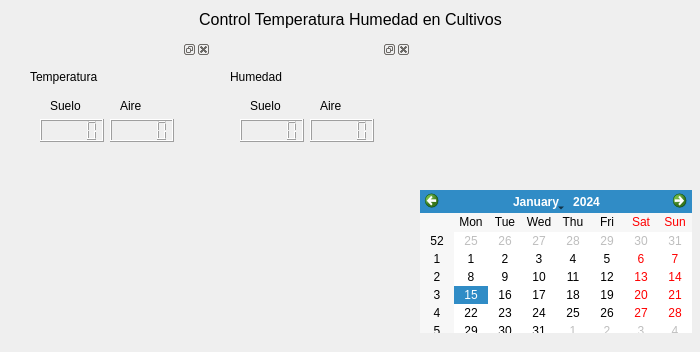
<?xml version="1.0" encoding="UTF-8"?>
<ui version="4.0">
 <class>Form</class>
 <widget class="QWidget" name="Form">
  <property name="geometry">
   <rect>
    <x>0</x>
    <y>0</y>
    <width>700</width>
    <height>352</height>
   </rect>
  </property>
  <property name="windowTitle">
   <string>Control [Temperatura - Humedad]</string>
  </property>
  <widget class="QCalendarWidget" name="calendarWidget">
   <property name="geometry">
    <rect>
     <x>420</x>
     <y>190</y>
     <width>272</width>
     <height>143</height>
    </rect>
   </property>
  </widget>
  <widget class="QDockWidget" name="dockWidget">
   <property name="geometry">
    <rect>
     <x>10</x>
     <y>40</y>
     <width>201</width>
     <height>301</height>
    </rect>
   </property>
   <widget class="QWidget" name="dockWidgetContents">
    <widget class="QLabel" name="label">
     <property name="geometry">
      <rect>
       <x>20</x>
       <y>10</y>
       <width>91</width>
       <height>16</height>
      </rect>
     </property>
     <property name="text">
      <string>Temperatura</string>
     </property>
    </widget>
    <widget class="QLCDNumber" name="ui_Display_tempS">
     <property name="geometry">
      <rect>
       <x>30</x>
       <y>60</y>
       <width>64</width>
       <height>23</height>
      </rect>
     </property>
    </widget>
    <widget class="QLabel" name="label_3">
     <property name="geometry">
      <rect>
       <x>110</x>
       <y>40</y>
       <width>57</width>
       <height>14</height>
      </rect>
     </property>
     <property name="text">
      <string>Aire</string>
     </property>
    </widget>
    <widget class="QwtThermo" name="ui_termoTempS">
     <property name="geometry">
      <rect>
       <x>20</x>
       <y>90</y>
       <width>71</width>
       <height>181</height>
      </rect>
     </property>
     <property name="fillBrush">
      <brush brushstyle="SolidPattern">
       <color alpha="255">
        <red>0</red>
        <green>0</green>
        <blue>192</blue>
       </color>
      </brush>
     </property>
     <property name="maxValue">
      <double>60.000000000000000</double>
     </property>
     <property name="value">
      <double>0.000000000000000</double>
     </property>
    </widget>
    <widget class="QwtThermo" name="ui_termoTempA">
     <property name="geometry">
      <rect>
       <x>90</x>
       <y>90</y>
       <width>71</width>
       <height>181</height>
      </rect>
     </property>
     <property name="maxValue">
      <double>60.000000000000000</double>
     </property>
    </widget>
    <widget class="QLabel" name="label_2">
     <property name="geometry">
      <rect>
       <x>40</x>
       <y>40</y>
       <width>57</width>
       <height>14</height>
      </rect>
     </property>
     <property name="text">
      <string>Suelo</string>
     </property>
    </widget>
    <widget class="QLCDNumber" name="ui_Display_tempA">
     <property name="geometry">
      <rect>
       <x>100</x>
       <y>60</y>
       <width>64</width>
       <height>23</height>
      </rect>
     </property>
    </widget>
   </widget>
  </widget>
  <widget class="QDockWidget" name="dockWidget_2">
   <property name="geometry">
    <rect>
     <x>210</x>
     <y>40</y>
     <width>201</width>
     <height>301</height>
    </rect>
   </property>
   <widget class="QWidget" name="dockWidgetContents_2">
    <widget class="QLabel" name="label_4">
     <property name="geometry">
      <rect>
       <x>20</x>
       <y>10</y>
       <width>91</width>
       <height>16</height>
      </rect>
     </property>
     <property name="text">
      <string>Humedad</string>
     </property>
    </widget>
    <widget class="QLCDNumber" name="ui_Display_huS">
     <property name="geometry">
      <rect>
       <x>30</x>
       <y>60</y>
       <width>64</width>
       <height>23</height>
      </rect>
     </property>
    </widget>
    <widget class="QLabel" name="label_5">
     <property name="geometry">
      <rect>
       <x>110</x>
       <y>40</y>
       <width>57</width>
       <height>14</height>
      </rect>
     </property>
     <property name="text">
      <string>Aire</string>
     </property>
    </widget>
    <widget class="QwtThermo" name="ui_termoHuS">
     <property name="geometry">
      <rect>
       <x>20</x>
       <y>90</y>
       <width>71</width>
       <height>181</height>
      </rect>
     </property>
     <property name="maxValue">
      <double>100.000000000000000</double>
     </property>
    </widget>
    <widget class="QwtThermo" name="ui_termoHuA">
     <property name="geometry">
      <rect>
       <x>90</x>
       <y>90</y>
       <width>71</width>
       <height>181</height>
      </rect>
     </property>
     <property name="maxValue">
      <double>100.000000000000000</double>
     </property>
     <property name="pipeWidth">
      <number>5</number>
     </property>
    </widget>
    <widget class="QLabel" name="label_6">
     <property name="geometry">
      <rect>
       <x>40</x>
       <y>40</y>
       <width>57</width>
       <height>14</height>
      </rect>
     </property>
     <property name="text">
      <string>Suelo</string>
     </property>
    </widget>
    <widget class="QLCDNumber" name="ui_Display_huA">
     <property name="geometry">
      <rect>
       <x>100</x>
       <y>60</y>
       <width>64</width>
       <height>23</height>
      </rect>
     </property>
    </widget>
   </widget>
  </widget>
  <widget class="QLabel" name="label_7">
   <property name="geometry">
    <rect>
     <x>10</x>
     <y>10</y>
     <width>681</width>
     <height>20</height>
    </rect>
   </property>
   <property name="text">
    <string>&lt;html&gt;&lt;head/&gt;&lt;body&gt;&lt;p align=&quot;center&quot;&gt;&lt;span style=&quot; font-size:12pt;&quot;&gt;Control Temperatura Humedad en Cultivos&lt;/span&gt;&lt;/p&gt;&lt;/body&gt;&lt;/html&gt;</string>
   </property>
  </widget>
  <widget class="QLabel" name="ui_label">
   <property name="geometry">
    <rect>
     <x>500</x>
     <y>60</y>
     <width>57</width>
     <height>14</height>
    </rect>
   </property>
   <property name="text">
    <string/>
   </property>
  </widget>
 </widget>
 <customwidgets>
  <customwidget>
   <class>QwtThermo</class>
   <extends>QWidget</extends>
   <header>qwt_thermo.h</header>
  </customwidget>
 </customwidgets>
 <resources/>
 <connections/>
</ui>
